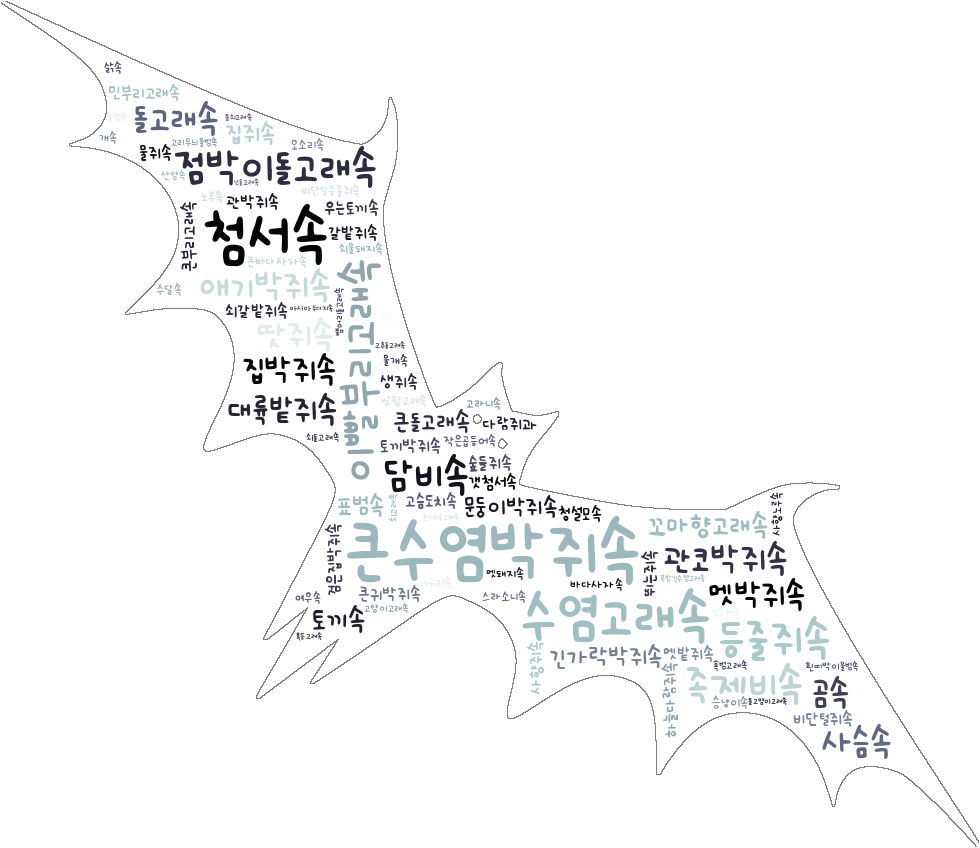
#> input picture Data_Pre/picture/bat_p.png, 980 x 848 px, given in place of snake2.png, which was not available
$ jupyter execute --allow-errors '파충류.ipynb'
#> lines starting #> are read from the running program, lines starting #| are printed output that depends on the picture
[cell 1]
import pandas as pd

# pd.read_excel("../dataset/2020국가생물종목록_v2.xlsx", engine = 'openpyxl')
#> (the rest of this cell did not finish here and is left out)

#> (a cell that did not finish here is left out)

#> (a cell that did not finish here is left out)

[cell 4]
from wordcloud import WordCloud
import numpy as np
from PIL import Image
import  cv2

snake = np.array(Image.open('../dataset/snake2.png'))
#> snake is the input picture: shape (848, 980, 3); mean R, G, B 247.3, 248, 248.4
snake = cv2.resize(snake, (1500, 700))
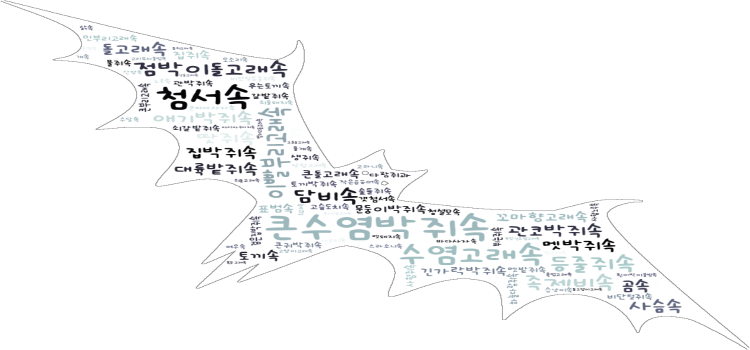
#> snake: shape (700, 1500, 3) (shown at 1/2 size); mean R, G, B 247.3, 248, 248.4
#> (the rest of this cell did not finish here and is left out)

[cell 5]
snake.shape
#> Out = (700, 1500, 3)


$ run again, on Data_Pre/picture/bird.png
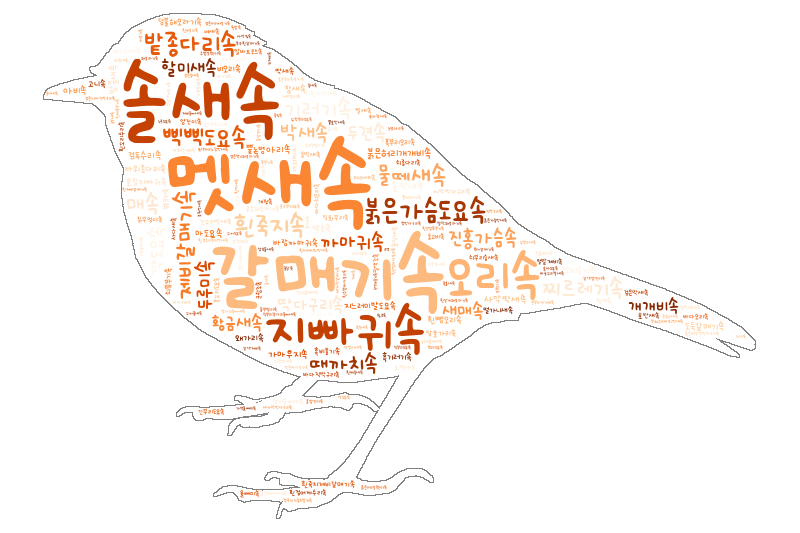
#> input picture Data_Pre/picture/bird.png, 800 x 533 px, given in place of snake2.png, which was not available
#> snake is the input picture: shape (533, 800, 3); mean R, G, B 252.1, 245.1, 240.6
#> `snake = cv2.resize(snake, (1500, 700))`:
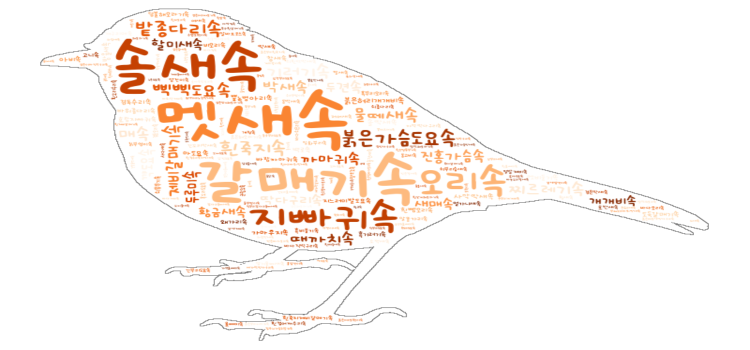
#> snake: shape (700, 1500, 3) (shown at 1/2 size); mean R, G, B 252.1, 245.1, 240.6
